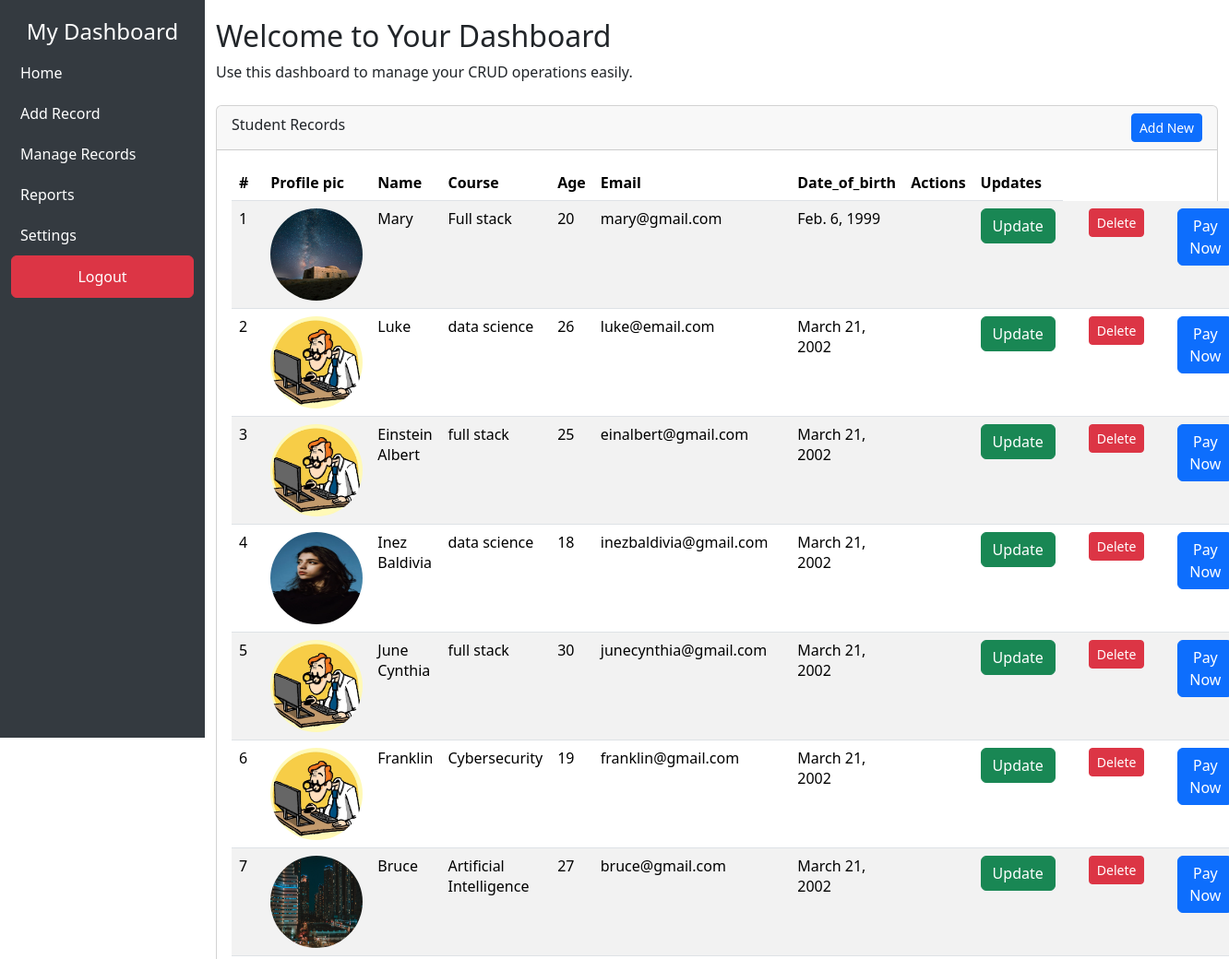
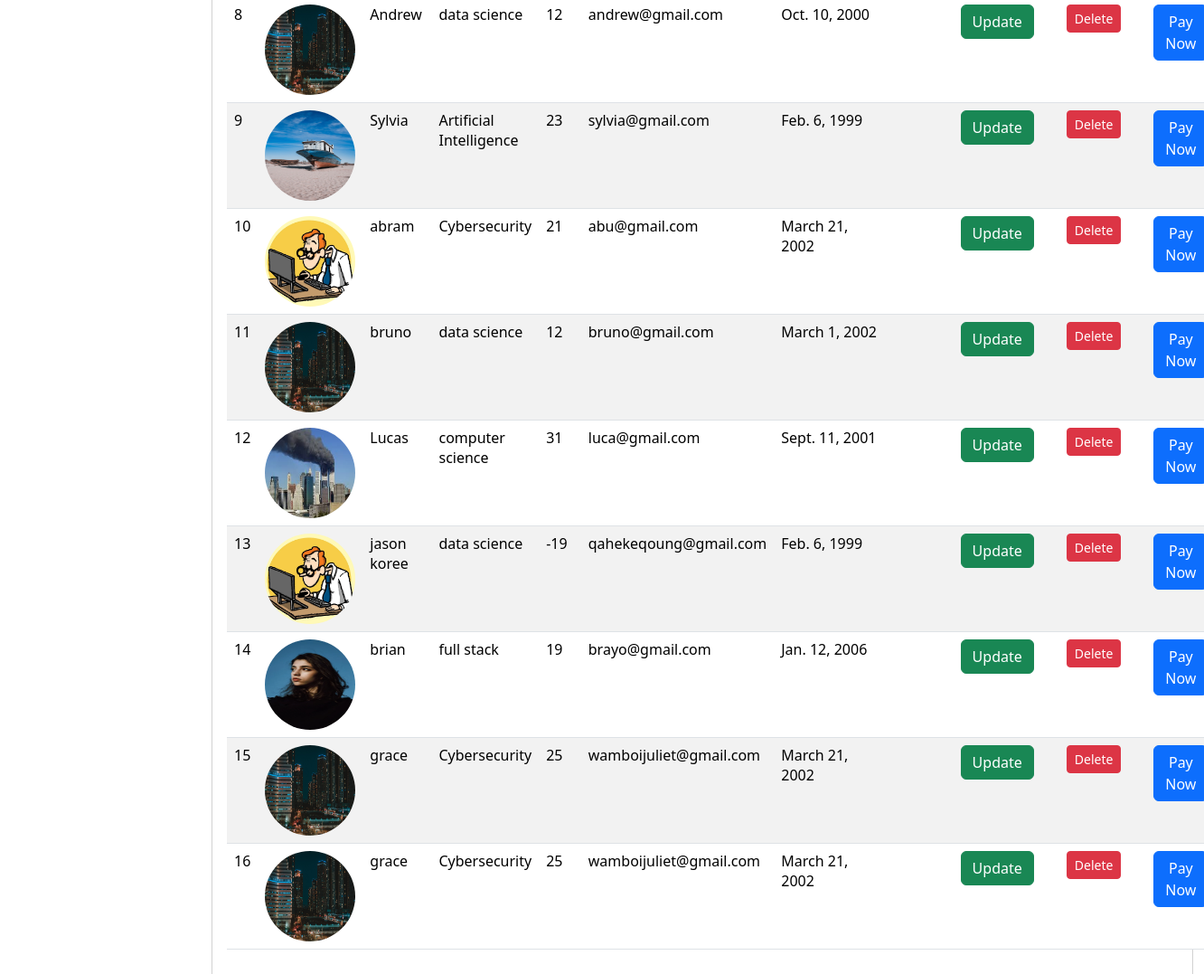
Page /index/ (signed in) on the committed database (2 pictures, top to bottom).
### Admin/models.py (models this page shows, shortened)
class Student(models.Model):
    image = models.ImageField(upload_to = 'students/', null=True, blank=True)
    name = models.CharField(max_length=20)
    course = models.CharField(max_length=50)
    age = models.IntegerField()
    email = models.EmailField(null=True, blank=True, max_length=254)
    date_of_birth = models.DateField( null=True, blank=True)

### Admin/views.py (the view)
# urls.py: path('index/', views.index, name='index'),
@login_required
def index(request):
    students = Student.objects.all()
    return render(request, 'index.html', {'students': students})

### Admin/templates/index.html (shortened to what this page needs)
{% load static %}
<html lang="en">
<head>
    <link rel="stylesheet" href="{% static 'css/main.css' %}">
    <link href="https://cdn.jsdelivr.net/npm/bootstrap@5.3.2/dist/css/bootstrap.min.css" rel="stylesheet">
</head>
<body>
<div class="container-fluid">
    <div class="row">
        <div class="col-md-3 col-lg-2 sidebar container-fluid">
            <h4 class="text-center">My Dashboard</h4>
            <a href="#">Home</a>
            <a href="{% url 'add_record' %}">Add Record</a>
            <a href="#">Manage Records</a>
            <a href="#">Reports</a>
            <a href="#">Settings</a>
            {%  if user.is_authenticated %}
            <a href="{% url 'logout' %}" class="btn btn-danger">Logout</a>
            {% else %}
            <a href="" class="btn btn-primary">Login</a>
            {% endif %}
        </div>
        <div class="col-md-9 col-lg-10 content">
            <h2>Welcome to Your Dashboard</h2>
            <p>Use this dashboard to manage your CRUD operations easily.</p>
            <div class="card mt-4">
                <div class="card-header">
                    Student Records
                    <a href="{% url 'add_record' %}" class="btn btn-primary btn-sm float-end">Add New</a>
                </div>
                <div class="card-body">
                    <table class="table table-striped">
                        <thead>
                        <tr>
                            <th>#</th>
                            <th>Profile pic</th>
                            <th>Name</th>
                            <th>Course</th>
                            <th>Age</th>
                            <th>Email</th>
                            <th>Date_of_birth</th>
                            <th>Actions</th>
                            <th>Updates</th>
                        </tr>
                        </thead>
                        <tbody>
                  {% for student in students %}
                  <tr>
                      <td>{{ forloop.counter }}</td>
                      <td>
                          {% if student.image %}
                          <img src="{{ student.image.url}}" alt="" width="100px"  height="100px" style="border-radius: 50px;">
                          {% else %}
                          No Image
                          {% endif %}
                      </td>
                      <td>{{ student.name }}</td>
                      <td>{{ student.course }}</td>
                      <td>{{ student.age }}</td>
                      <td>{{ student.email }}</td>
                      <td>{{ student.date_of_birth }}</td>
                      <td></td>
                      <td><a href="{% url 'update_record' student.id %}" class="btn btn-success">Update</a></td>
                      <td>
                          <form action="{% url 'delete_record' student.id %}" method="POST" style="display:inline;"
                              onsubmit="return confirm('Are you sure you want to delete {{ student.name }}?');">
                          <button type="submit" class="btn btn-danger btn-sm">
                              Delete
                          </button>
                              <td>
                                  <a href="{% url 'payment' %}" class="btn btn-primary">Pay Now</a>
                              </td>
                      </form>
                      </td>
                  </tr>
                  {% endfor %}
                        </tbody>
                    </table>
                </div>
            </div>
        </div>
    </div>
</div>
</body>
</html>

### static/css/main.css (style rules this page uses)
body { background-color: #f8f9fa; }
.sidebar { height: 100vh; background-color: #343a40; color: white; padding-top: 20px; }
.sidebar a { color: white; text-decoration: none; display: block; padding: 10px; }
.content { padding: 20px; }
form { text-align: center; padding: 20px; }

### rows in the picture
Student: image (picture), name "Mary", course "Full stack", age "20", email "mary@gmail.com", date_of_birth "Feb. 6, 1999"
Student: image (picture), name "Luke", course "data science", age "26", email "luke@email.com", date_of_birth "March 21, 2002"
Student: image (picture), name "Einstein Albert", course "full stack", age "25", email "einalbert@gmail.com", date_of_birth "March 21, 2002"
Student: image (picture), name "Inez Baldivia", course "data science", age "18", email "inezbaldivia@gmail.com", date_of_birth "March 21, 2002"
Student: image (picture), name "June Cynthia", course "full stack", age "30", email "junecynthia@gmail.com", date_of_birth "March 21, 2002"
Student: image (picture), name "Franklin", course "Cybersecurity", age "19", email "franklin@gmail.com", date_of_birth "March 21, 2002"
Student: image (picture), name "Bruce", course "Artificial Intelligence", age "27", email "bruce@gmail.com", date_of_birth "March 21, 2002"
Student: image (picture), name "Andrew", course "data science", age "12", email "andrew@gmail.com", date_of_birth "Oct. 10, 2000"
Student: image (picture), name "Sylvia", course "Artificial Intelligence", age "23", email "sylvia@gmail.com", date_of_birth "Feb. 6, 1999"
Student: image (picture), name "abram", course "Cybersecurity", age "21", email "abu@gmail.com", date_of_birth "March 21, 2002"
Student: image (picture), name "bruno", course "data science", age "12", email "bruno@gmail.com", date_of_birth "March 1, 2002"
Student: image (picture), name "Lucas", course "computer science", age "31", email "luca@gmail.com", date_of_birth "Sept. 11, 2001"
Student: image (picture), name "jason koree", course "data science", age "-19", email "qahekeqoung@gmail.com", date_of_birth "Feb. 6, 1999"
Student: image (picture), name "brian", course "full stack", age "19", email "brayo@gmail.com", date_of_birth "Jan. 12, 2006"
Student: image (picture), name "grace", course "Cybersecurity", age "25", email "wamboijuliet@gmail.com", date_of_birth "March 21, 2002"
Student: image (picture), name "grace", course "Cybersecurity", age "25", email "wamboijuliet@gmail.com", date_of_birth "March 21, 2002"
